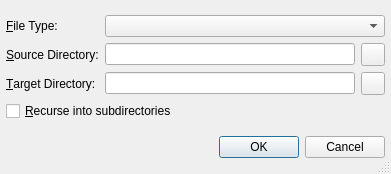
<?xml version="1.0" encoding="UTF-8"?>
<ui version="4.0">
 <class>AddDirectoryDialog</class>
 <widget class="QDialog" name="AddDirectoryDialog">
  <property name="geometry">
   <rect>
    <x>0</x>
    <y>0</y>
    <width>391</width>
    <height>174</height>
   </rect>
  </property>
  <property name="windowTitle">
   <string>Add Directory</string>
  </property>
  <property name="toolTip">
   <string>Add a directory to the current project</string>
  </property>
  <property name="whatsThis">
   <string>&lt;b&gt;Add Directory Dialog&lt;/b&gt;
&lt;p&gt;This dialog is used to add a directory to the current project.&lt;/p&gt;</string>
  </property>
  <property name="sizeGripEnabled">
   <bool>true</bool>
  </property>
  <layout class="QVBoxLayout">
   <item>
    <layout class="QGridLayout">
     <item row="0" column="1" colspan="2">
      <widget class="QComboBox" name="filterComboBox"/>
     </item>
     <item row="2" column="0">
      <widget class="QLabel" name="targetDirLabel">
       <property name="text">
        <string>&amp;Target Directory:</string>
       </property>
       <property name="buddy">
        <cstring>targetDirEdit</cstring>
       </property>
      </widget>
     </item>
     <item row="1" column="1">
      <widget class="QLineEdit" name="sourceDirEdit">
       <property name="toolTip">
        <string>Enter the name of the directory to add</string>
       </property>
       <property name="whatsThis">
        <string>&lt;b&gt;Source Directory&lt;/b&gt;
&lt;p&gt;Enter the name of the directory to add to the current project.
 You may select it with a dialog by pressing the button to
 the right.&lt;/p&gt;</string>
       </property>
      </widget>
     </item>
     <item row="3" column="0" colspan="3">
      <widget class="QCheckBox" name="recursiveCheckBox">
       <property name="toolTip">
        <string>Select, whether a recursive add should be performed</string>
       </property>
       <property name="text">
        <string>&amp;Recurse into subdirectories</string>
       </property>
      </widget>
     </item>
     <item row="2" column="1">
      <widget class="QLineEdit" name="targetDirEdit">
       <property name="toolTip">
        <string>Enter the target directory for the file</string>
       </property>
       <property name="whatsThis">
        <string>&lt;b&gt;Target Directory&lt;/b&gt;
&lt;p&gt;Enter the target directory. You may select it
 with a dialog by pressing the button to the right.&lt;/p&gt;</string>
       </property>
      </widget>
     </item>
     <item row="1" column="0">
      <widget class="QLabel" name="sourceDirLabel">
       <property name="text">
        <string>&amp;Source Directory:</string>
       </property>
       <property name="buddy">
        <cstring>sourceDirEdit</cstring>
       </property>
      </widget>
     </item>
     <item row="0" column="0">
      <widget class="QLabel" name="textLabel1">
       <property name="text">
        <string>&amp;File Type:</string>
       </property>
       <property name="buddy">
        <cstring>filterComboBox</cstring>
       </property>
      </widget>
     </item>
     <item row="1" column="2">
      <widget class="QToolButton" name="sourceDirButton">
       <property name="whatsThis">
        <string>&lt;b&gt;Source Directory&lt;/b&gt;
&lt;p&gt;Select the source directory via a directory selection dialog.&lt;/p&gt;</string>
       </property>
      </widget>
     </item>
     <item row="2" column="2">
      <widget class="QToolButton" name="targetDirButton">
       <property name="whatsThis">
        <string>&lt;b&gt;Target Directory&lt;/b&gt;
&lt;p&gt;Select the target directory via a directory selection dialog.&lt;/p&gt;</string>
       </property>
      </widget>
     </item>
    </layout>
   </item>
   <item>
    <widget class="QDialogButtonBox" name="buttonBox">
     <property name="orientation">
      <enum>Qt::Horizontal</enum>
     </property>
     <property name="standardButtons">
      <set>QDialogButtonBox::Cancel|QDialogButtonBox::Ok</set>
     </property>
    </widget>
   </item>
  </layout>
 </widget>
 <layoutdefault spacing="6" margin="6"/>
 <pixmapfunction>qPixmapFromMimeSource</pixmapfunction>
 <tabstops>
  <tabstop>filterComboBox</tabstop>
  <tabstop>sourceDirEdit</tabstop>
  <tabstop>sourceDirButton</tabstop>
  <tabstop>targetDirEdit</tabstop>
  <tabstop>targetDirButton</tabstop>
  <tabstop>recursiveCheckBox</tabstop>
 </tabstops>
 <resources/>
 <connections>
  <connection>
   <sender>buttonBox</sender>
   <signal>accepted()</signal>
   <receiver>AddDirectoryDialog</receiver>
   <slot>accept()</slot>
   <hints>
    <hint type="sourcelabel">
     <x>29</x>
     <y>126</y>
    </hint>
    <hint type="destinationlabel">
     <x>30</x>
     <y>153</y>
    </hint>
   </hints>
  </connection>
  <connection>
   <sender>buttonBox</sender>
   <signal>rejected()</signal>
   <receiver>AddDirectoryDialog</receiver>
   <slot>reject()</slot>
   <hints>
    <hint type="sourcelabel">
     <x>111</x>
     <y>131</y>
    </hint>
    <hint type="destinationlabel">
     <x>112</x>
     <y>152</y>
    </hint>
   </hints>
  </connection>
 </connections>
</ui>
